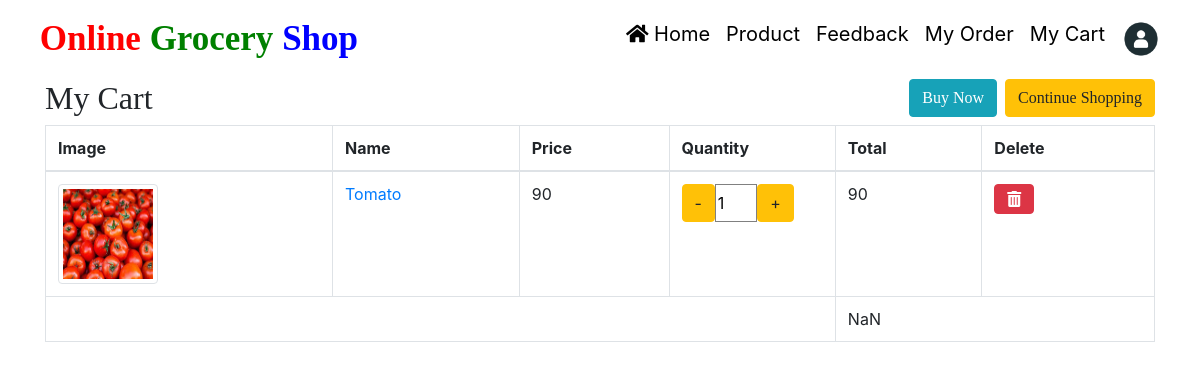
The page /cart/ (signed in) on the database its author committed.
### groceryapp/models.py (models this page shows, shortened)
class Product(models.Model):
    category = models.ForeignKey(Category, on_delete=models.CASCADE, null=True, blank=True)
    name = models.CharField(max_length=100, null=True, blank=True)
    image = models.FileField(null=True, blank=True)
    description = models.TextField(null=True, blank=True)
    price = models.CharField(max_length=100, null=True, blank=True)
    discount = models.CharField(max_length=100, null=True, blank=True)
    updated = models.DateTimeField(auto_now=True)
    created = models.DateTimeField(auto_now_add=True)

### groceryapp/views.py (the view)
# urls.py: path('cart/', cart, name="cart"),
def cart(request):
    try:
        cart = Cart.objects.get(user=request.user)
        product = (cart.product).replace("'", '"')
        myli = json.loads(str(product))
        product = myli['objects'][0]
    except:
        product = []
    lengthpro = len(product)
    return render(request, 'cart.html', locals())

### groceryapp/templatetags/custom_tags.py (called while the page is built)
@register.filter()
def productimage(pid):
    data = Product.objects.get(id=pid)
    return data.image.url

@register.filter()
def productname(pid):
    data = Product.objects.get(id=pid)
    return data.name

@register.filter()
def productprice(pid):
    data = Product.objects.get(id=pid)
    return data.price

@register.simple_tag()
def producttotalprice(pid, qty):
    data = Product.objects.get(id=pid)
    return int(qty) * int(data.price)

### groceryapp/templates/cart.html (shortened to what this page needs)
{% load static custom_tags %}
<head>
</head>
{% include 'navigation.html' %}
<div class="container-fluid">
    <div class="container">
        <h2 style="font-family:roman;font-size:bold">
            My Cart
            <a href="/user-product/0/" class="btn btn-warning " style="float:right">Continue Shopping</a>
            <a href="/booking/" class="btn btn-info mr-2" style="float:right">Buy Now</a>
        <h2>
        <table class="table table-bordered" style="width: 100%">
            <thead>
                <tr>
                    <th>Image</th>
                    <th>Name</th>
                    <th>Price</th>
                    <th>Quantity</th>
                    <th>Total</th>
                    <th>Delete</th>
                </tr>
            </thead>
            <tbody>
                {% for i, j in product.items %}
                <tr>
                    <td>
                        <img class="img-thumbnail" src="{{i|productimage}}" alt="product" style="width:100px;height:100px"></a>
                    </td>
                    <td><a href="/product-detail/{{i}}/">{{i|productname}}</a></td>
                    <td>{{i|productprice}}</td>
                    <td style="width:15%">
                        <div class="input-group">
                            <a href="/incredecre/{{i}}/?action=decre" class="btn btn-warning pull-left" id="decrebtn-{{forloop.counter}}">-</a>
                            <input type="text" class="cart-plus-minus-box" type="text" style="width:30%;border:1px solid grey" id="shop_qty-{{forloop.counter}}" name="qtybutton" value="{{j}}" readonly/>
                            <a href="/incredecre/{{i}}/?action=incre" class="btn btn-warning pull-right">+</a>
                        </div>
                    </td>
                    <td id="totalprice-{{forloop.counter}}">{% producttotalprice i j %}</td>
                    <td>
                        <a href="/deletecart/{{i}}/" class="btn btn-danger"><i class="fa fa-trash-alt"></i></a>
                    </td>
                </tr>
                {% endfor %}
                <tr>
                    <td colspan="4"></td>
                    <td colspan="2" id="total-price"></td>
                </tr>
            </tbody>
        </table>
    </div>
</div>

### rows shown on the page
Product: image (picture), product "Tomato", product "90", price "90"
